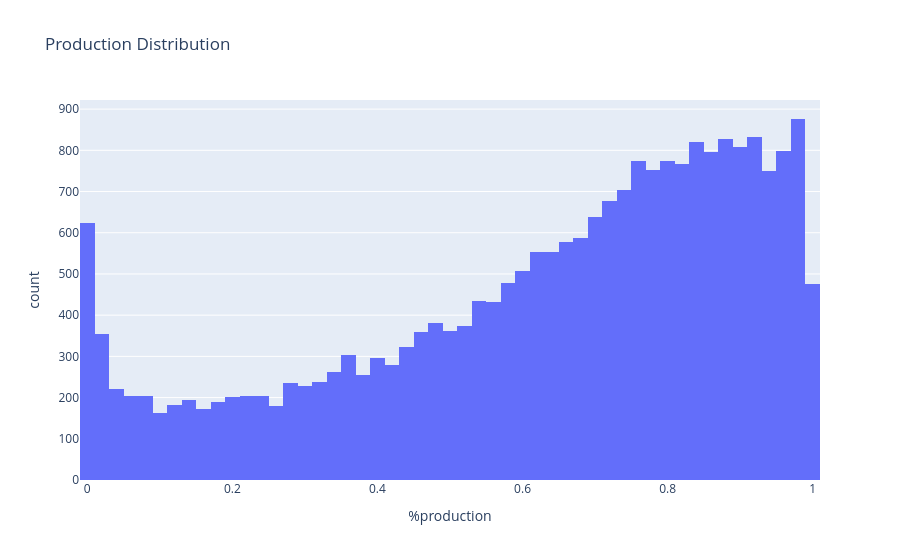

The code cell stored with this chart in its notebook:
### Code cell
fig = px.histogram(
    df,
    x="%production",
    nbins=50,
    title="Production Distribution"
)

fig.show()

### Figure 1 — Plotly figure (JSON) as saved in the notebook; plotly's stock layout.template omitted (floating-point values rounded to 4 significant figures; data arrays with more than 128 entries replaced by an {"elided": "..."} marker saying what was removed)
{"data": [{"bingroup": "x", "hovertemplate": "%production=%{x}<br>count=%{y}<extra></extra>", "legendgroup": "", "marker": {"color": "#636efa", "pattern": {"shape": ""}}, "name": "", "nbinsx": 50, "orientation": "v", "showlegend": false, "type": "histogram", "x": {"elided": "23376 float values"}, "xaxis": "x", "yaxis": "y"}], "layout": {"barmode": "relative", "legend": {"tracegroupgap": 0}, "title": {"text": "Production Distribution"}, "xaxis": {"anchor": "y", "domain": [0, 1], "title": {"text": "%production"}}, "yaxis": {"anchor": "x", "domain": [0, 1], "title": {"text": "count"}}}}
